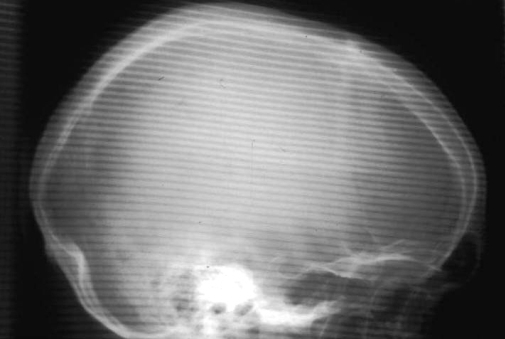
#> input picture head.jpg, 505 x 339 px
$ python median1.py
#> lines starting #> are read from the running program, lines starting #| are printed output that depends on the picture
import numpy as np
import matplotlib.pyplot as plt

# add: Pad the image with zeros on all sides to perform filtering on the border pixels.

def median_filter(image, filter_size):
    temp = [] # temp = empty array
    width = len(image)
    length = len(image[0])

    median_index = filter_size//2 # '//' is integer division
    # The index that is obtained by dividing the total number of elements in a window by 2 gives us the median position.
    # e.g. if we have a 5x5 window (filter_size = 5), the median is 2, [0 1 2 3 4].
    #           for a 3x3 window the median will be 1, [0 1 2].

    data_final = [] # data_final = empty array
    data_final = np.zeros((width,length)) # data_final = 2D array filled with zeros
    for i in range(width):
        for j in range(length):
            for z in range(filter_size):
                if ((i+z-median_index < 0) or (i+z-median_index > width-1)): # out of bounds
                    for c in range(filter_size):
                        temp.append(0)
                else:
                    if ((j+z-median_index < 0) or (j+median_index > length-1)): # out of bounds
                        temp.append(0)
                    else:
                        for k in range(filter_size):
                            temp.append(image[i+z-median_index][j+k-median_index])
            temp.sort()
            data_final[i][j] = temp[len(temp) // 2]
            temp = [] # overwrite 'temp' with an empty array
    return data_final


if __name__ == '__main__':
    # Load image and convert it to gray scale
    img = plt.imread('head.jpg')
#> img is the input picture: shape (339, 505, 3); min 7, max 255, mean 109.5
    gray_img = np.dot(img[...,:3], [0.299, 0.587, 0.114])

    # Apply Median Filter
    # Define the window size NxN, e.g.: 3x3, 7x7, 13x13
    removed_noise = median_filter(gray_img, 7) # NxN=7x7
#> in median_filter, `width = len(image)`: width = 339
#> in median_filter, `length = len(image[0])`: length = 505

    # Display results
    fig = plt.figure(figsize = (12, 10))
    display = [gray_img, removed_noise]
    title = ['Original Image', '7x7 Median Filter']
    for i in range(len(display)):
        fig.add_subplot(2, 2, i+1)
        plt.imshow(display[i], cmap = 'gray')
        plt.title(title[i])
#> this loop made 2 passes

    plt.show()
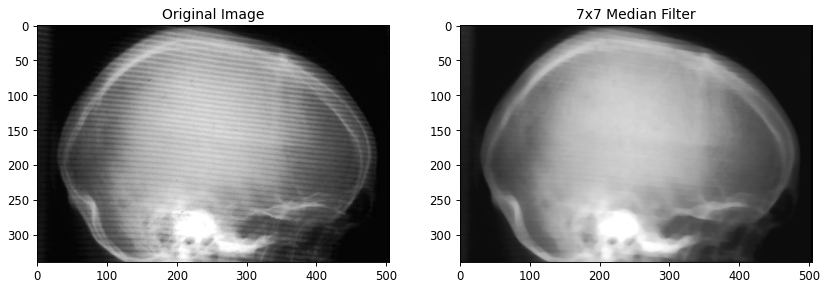
#> figure drawn by matplotlib, 2 panels
